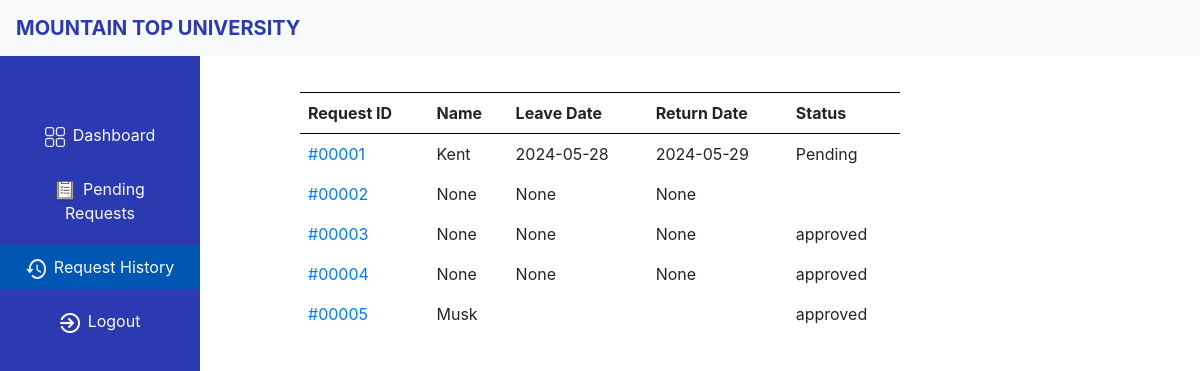
The page /request-history on the database as committed earlier.
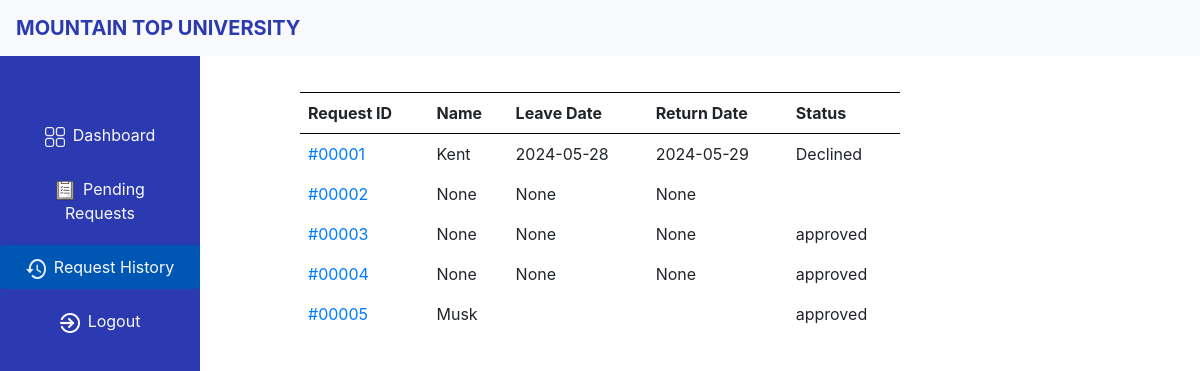
The same page on the database as committed later.
### website/models.py (models this page shows)
class Exeat(db.Model):
    id = db.Column(db.Integer, primary_key=True)
    surname = db.Column(db.String(150))
    otherNames = db.Column(db.String(150))
    matricNumber = db.Column(db.String(11))
    department = db.Column(db.String(150))
    college = db.Column(db.String(150))
    level = db.Column(db.Integer)
    exeat_date = db.Column(db.String)
    return_date = db.Column(db.String)
    reason = db.Column(db.String(2000))
    address = db.Column(db.String(2000))
    parentsNumber = db.Column(db.String(11))
    status = db.Column(db.String(20))
    today_date = db.Column(db.String(20))
    today_time = db.Column(db.String(20))
    user_id = db.Column(db.String(11), db.ForeignKey('user.id'))

### website/views.py (the view)
@views.route('/request-history', methods=['GET', 'POST'])
def request_history():
    open_requests = Exeat.query.all()
    return render_template('request_history.html', open_requests=open_requests, user=current_user)

### website/templates/request_history.html
{% extends 'layout.html' %}
{% block content %}
<link href="static/css/history.css" rel="stylesheet">
<table>
    <br> <br> <br>
    <tr>
        <th>Request ID</th>
        <th>Name</th>
        <th>Leave Date</th>
        <th>Return Date</th>
        <th>Status</th>
    </tr>
        {% for open_requests in open_requests %}
    <tr>
        <td><a href="{{url_for('views.view_requests', id=open_requests.id) }}">#0000{{ open_requests.id }}</a></td>
        <td>{{ open_requests.surname }}</td>
        <td>{{ open_requests.exeat_date }}</td>
        <td>{{ open_requests.return_date }}</td>
        <td>{{ open_requests.status }}</td>
    </tr>
    {% endfor %}
</table>
{% endblock %}

Rows that differ between the two databases and show on the page:
changed Exeat "Kent": status "Pending" → "Declined"
